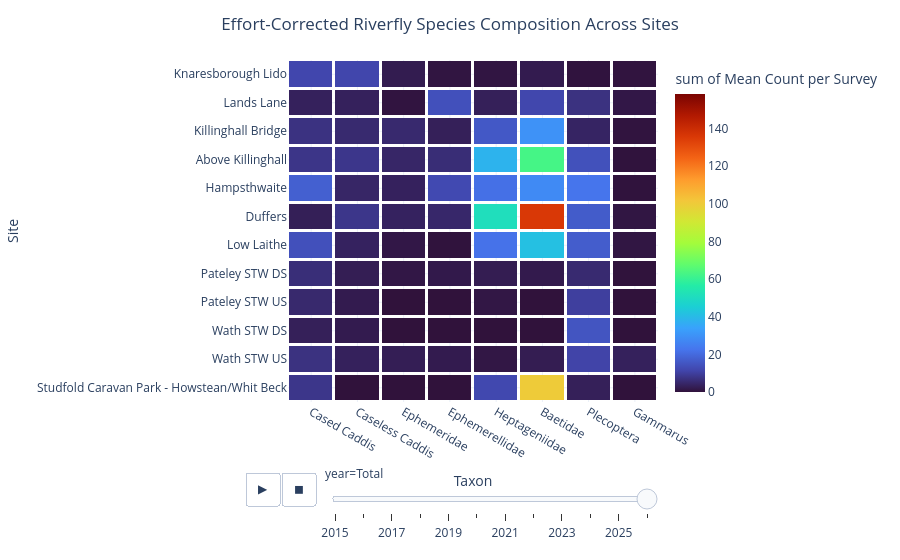

The notebook cell this image was saved under:
### Markdown cell above
#### 2.3.2 Visualising Species Differences Between Sites

This subsection describes the methods used to compare riverfly species composition across monitoring sites along the River Nidd, taking into account differences in survey effort and temporal coverage. To control for variation in survey frequency, raw counts of each taxon were converted to mean counts per survey. For each site 𝑠 and year 𝑦, the mean count of taxon 𝑖 was calculated as:

$$
\mathrm{Mean\ Count}_{s,y,i} =
\frac{\mathrm{Count\ of\ taxon\ } i \text{ at site } s \text{ in year } y}{\text{Number of surveys at site } s \text{ in year } y}
$$

This adjustment ensures that sites with more surveys do not appear artificially more abundant, providing a fair comparison of species presence and dominance across sites and years. To capture both temporal trends and overall site composition:
- Mean counts were calculated for each year individually (2015–2025).
- A “Total” frame was computed by averaging across all surveys at each site over the full time period.
- All site × year × taxon combinations were included, so that taxa absent in some years or sites are represented as zero counts. This preserves the spatial and temporal structure of the dataset.

This approach allows clear visual identification of spatial patterns, species dominance, and between-site variation, forming the foundation for downstream analysis of sensitive vs. tolerant taxa, site clusters, and potential impacts of anthropogenic pressures.ysis.

### Code cell
global_min = species_long["Mean Count per Survey"].min()
global_max = species_long["Mean Count per Survey"].max()

# --- Hydrological upstream → downstream order (full names) ---
hydro_order_full = [
    "Studfold Caravan Park - Howstean/Whit Beck",
    "Wath STW US",
    "Wath STW DS",
    "Pateley STW US",
    "Pateley STW DS",
    "Low Laithe",
    "Duffers",
    "Hampsthwaite",
    "Above Killinghall",
    "Killinghall Bridge",
    "Lands Lane",
    "Knaresborough Lido"
]

# --- Species columns ---
species_cols = [
    'count_cased_caddis', 'count_caseless_caddis',
    'count_mayfly_(ephemeridae)', 'count_blue-winged_olive_(ephemerellidae)',
    'count_flat-bodied_stone_clinger_(heptageniidae)',
    'count_olives_(baetidae)', 'count_stoneflies_(plecoptera)',
    'count_freshwater_shrimp'
]

# --- Add year column ---
df_nidd['year'] = df_nidd['recorded_date'].dt.year

# --- Ensure site is categorical in hydrological order ---
df_nidd['site'] = pd.Categorical(df_nidd['site'], categories=hydro_order_full, ordered=True)

# --- Compute mean counts per survey per site per year ---
species_per_year = (
    df_nidd.groupby(['site', 'year'], observed=False)[species_cols]
    .sum()
    .div(df_nidd.groupby(['site', 'year'], observed=False).size(), axis=0)
    .reset_index()
)

# --- Compute total across all years ---
species_total = (
    df_nidd.groupby('site', observed=False)[species_cols]
    .sum()
    .div(df_nidd.groupby('site', observed=False).size(), axis=0)
    .reset_index()
)
species_total['year'] = 'Total'

# --- Combine per-year and total ---
species_all = pd.concat([species_per_year, species_total], ignore_index=True)

# --- Rename taxa for readability ---
rename_taxa = {
    'count_cased_caddis': 'Cased Caddis',
    'count_caseless_caddis': 'Caseless Caddis',
    'count_mayfly_(ephemeridae)': 'Ephemeridae',
    'count_blue-winged_olive_(ephemerellidae)': 'Ephemerellidae',
    'count_flat-bodied_stone_clinger_(heptageniidae)': 'Heptageniidae',
    'count_olives_(baetidae)': 'Baetidae',
    'count_stoneflies_(plecoptera)': 'Plecoptera',
    'count_freshwater_shrimp': 'Gammarus'
}
species_all = species_all.rename(columns=rename_taxa)
species_cols_readable = list(rename_taxa.values())

# --- Melt to long format ---
species_long = species_all.melt(
    id_vars=['site', 'year'],
    value_vars=species_cols_readable,
    var_name='Taxon',
    value_name='Mean Count per Survey'
)

# --- Create full site × year × taxon grid ---
sites = hydro_order_full
years = [str(y) for y in range(2015, 2026)] + ['Total']
taxa = species_cols_readable

full_grid = pd.MultiIndex.from_product(
    [sites, years, taxa],
    names=['site', 'year', 'Taxon']
).to_frame(index=False)

# --- Merge actual data, fill missing with 0 ---
species_long['year'] = species_long['year'].astype(str)
species_long = pd.merge(
    full_grid, species_long,
    on=['site', 'year', 'Taxon'],
    how='left'
)
species_long['Mean Count per Survey'] = species_long['Mean Count per Survey'].fillna(0)

# --- Set categorical orders for plotting ---
species_long['site'] = pd.Categorical(species_long['site'], categories=hydro_order_full, ordered=True)
species_long['year'] = pd.Categorical(species_long['year'], categories=years, ordered=True)
species_long['Taxon'] = pd.Categorical(species_long['Taxon'], categories=taxa, ordered=True)

fig = px.density_heatmap(
    species_long,
    x='Taxon',
    y='site',
    z='Mean Count per Survey',
    animation_frame='year',
    color_continuous_scale='Turbo',
    range_color=[global_min, global_max],
    text_auto=False,
    labels={'site':'Site', 'Taxon':'Taxon', 'Mean Count per Survey':'Mean Count per Survey'}
)

fig.update_traces(
    xgap=3,
    ygap=3,
    hovertemplate="<b>Site:</b> %{y}<br><b>Taxon:</b> %{x}<br><b>Mean count per survey:</b> %{z:.2f}<extra></extra>"
)

fig.update_layout(
    title=dict(text="Effort-Corrected Riverfly Species Composition Across Sites", x=0.5),
    xaxis_title="Taxon",
    yaxis_title="Site",
    template="plotly_white",
    font=dict(size=12),
    height=50 * len(hydro_order_full),
    margin=dict(b=150)
)

fig.show()

### Figure 1 — Plotly figure (JSON) as saved in the notebook; plotly's stock layout.template omitted (floating-point values rounded to 4 significant figures)
{"data": [{"coloraxis": "coloraxis", "histfunc": "sum", "hovertemplate": "year=Total<br>Taxon=%{x}<br>Site=%{y}<br>sum of Mean Count per Survey=%{z}<extra></extra>", "name": "", "type": "histogram2d", "x": ["Cased Caddis", "Caseless Caddis", "Ephemeridae", "Ephemerellidae", "Heptageniidae", "Baetidae", "Plecoptera", "Gammarus", "Cased Caddis", "Caseless Caddis", "Ephemeridae", "Ephemerellidae", "Heptageniidae", "Baetidae", "Plecoptera", "Gammarus", "Cased Caddis", "Caseless Caddis", "Ephemeridae", "Ephemerellidae", "Heptageniidae", "Baetidae", "Plecoptera", "Gammarus", "Cased Caddis", "Caseless Caddis", "Ephemeridae", "Ephemerellidae", "Heptageniidae", "Baetidae", "Plecoptera", "Gammarus", "Cased Caddis", "Caseless Caddis", "Ephemeridae", "Ephemerellidae", "Heptageniidae", "Baetidae", "Plecoptera", "Gammarus", "Cased Caddis", "Caseless Caddis", "Ephemeridae", "Ephemerellidae", "Heptageniidae", "Baetidae", "Plecoptera", "Gammarus", "Cased Caddis", "Caseless Caddis", "Ephemeridae", "Ephemerellidae", "Heptageniidae", "Baetidae", "Plecoptera", "Gammarus", "Cased Caddis", "Caseless Caddis", "Ephemeridae", "Ephemerellidae", "Heptageniidae", "Baetidae", "Plecoptera", "Gammarus", "Cased Caddis", "Caseless Caddis", "Ephemeridae", "Ephemerellidae", "Heptageniidae", "Baetidae", "Plecoptera", "Gammarus", "Cased Caddis", "Caseless Caddis", "Ephemeridae", "Ephemerellidae", "Heptageniidae", "Baetidae", "Plecoptera", "Gammarus", "Cased Caddis", "Caseless Caddis", "Ephemeridae", "Ephemerellidae", "Heptageniidae", "Baetidae", "Plecoptera", "Gammarus", "Cased Caddis", "Caseless Caddis", "Ephemeridae", "Ephemerellidae", "Heptageniidae", "Baetidae", "Plecoptera", "Gammarus"], "xaxis": "x", "xbingroup": "x", "xgap": 3, "y": ["Studfold Caravan Park - Howstean/Whit Beck", "Studfold Caravan Park - Howstean/Whit Beck", "Studfold Caravan Park - Howstean/Whit Beck", "Studfold Caravan Park - Howstean/Whit Beck", "Studfold Caravan Park - Howstean/Whit Beck", "Studfold Caravan Park - Howstean/Whit Beck", "Studfold Caravan Park - Howstean/Whit Beck", "Studfold Caravan Park - Howstean/Whit Beck", "Wath STW US", "Wath STW US", "Wath STW US", "Wath STW US", "Wath STW US", "Wath STW US", "Wath STW US", "Wath STW US", "Wath STW DS", "Wath STW DS", "Wath STW DS", "Wath STW DS", "Wath STW DS", "Wath STW DS", "Wath STW DS", "Wath STW DS", "Pateley STW US", "Pateley STW US", "Pateley STW US", "Pateley STW US", "Pateley STW US", "Pateley STW US", "Pateley STW US", "Pateley STW US", "Pateley STW DS", "Pateley STW DS", "Pateley STW DS", "Pateley STW DS", "Pateley STW DS", "Pateley STW DS", "Pateley STW DS", "Pateley STW DS", "Low Laithe", "Low Laithe", "Low Laithe", "Low Laithe", "Low Laithe", "Low Laithe", "Low Laithe", "Low Laithe", "Duffers", "Duffers", "Duffers", "Duffers", "Duffers", "Duffers", "Duffers", "Duffers", "Hampsthwaite", "Hampsthwaite", "Hampsthwaite", "Hampsthwaite", "Hampsthwaite", "Hampsthwaite", "Hampsthwaite", "Hampsthwaite", "Above Killinghall", "Above Killinghall", "Above Killinghall", "Above Killinghall", "Above Killinghall", "Above Killinghall", "Above Killinghall", "Above Killinghall", "Killinghall Bridge", "Killinghall Bridge", "Killinghall Bridge", "Killinghall Bridge", "Killinghall Bridge", "Killinghall Bridge", "Killinghall Bridge", "Killinghall Bridge", "Lands Lane", "Lands Lane", "Lands Lane", "Lands Lane", "Lands Lane", "Lands Lane", "Lands Lane", "Lands Lane", "Knaresborough Lido", "Knaresborough Lido", "Knaresborough Lido", "Knaresborough Lido", "Knaresborough Lido", "Knaresborough Lido", "Knaresborough Lido", "Knaresborough Lido"], "yaxis": "y", "ybingroup": "y", "ygap": 3, "z": [8, 0, 0, 0, 12, 100, 3, 0, 7, 3.333, 2.667, 2, 1, 2.333, 11, 3.333, 3, 2, 0, 0, 0, 0, 15, 0, 5, 2, 0, 0, 1, 0, 10, 0, 6.167, 2.556, 1.111, 1.611, 2.333, 1.778, 5.333, 0.1111, 14, 3.6, 1.2, 0.2, 22, 41.4, 17, 0.8, 2.8, 8, 3.6, 4.7, 51.1, 135.7, 16.7, 0.8, 17.72, 4.383, 3.417, 12.32, 21.45, 27.78, 22.53, 0.1667, 7.815, 8.062, 4.462, 5.923, 38.28, 62.72, 14.03, 0.1846, 7.045, 5.273, 5.182, 3, 15.86, 30, 4.045, 0.3636, 3.333, 3.333, 0.5, 14, 3, 11.67, 7, 1.167, 11.57, 11.43, 2.143, 0.5714, 0.7143, 2, 0.2857, 0.4286]}], "layout": {"autosize": true, "coloraxis": {"cmax": 158.3, "cmin": 0, "colorbar": {"title": {"text": "sum of Mean Count per Survey"}}, "colorscale": [[0, "#30123b"], [0.07143, "#4145ab"], [0.1429, "#4675ed"], [0.2143, "#39a2fc"], [0.2857, "#1bcfd4"], [0.3571, "#24eca6"], [0.4286, "#61fc6c"], [0.5, "#a4fc3b"], [0.5714, "#d1e834"], [0.6429, "#f3c63a"], [0.7143, "#fe9b2d"], [0.7857, "#f36315"], [0.8571, "#d93806"], [0.9286, "#b11901"], [1, "#7a0402"]]}, "font": {"size": 12}, "legend": {"tracegroupgap": 0}, "margin": {"b": 150, "t": 60}, "sliders": [{"active": 11, "currentvalue": {"prefix": "year="}, "len": 0.9, "pad": {"b": 10, "t": 60}, "steps": [{"args": [["2015"], {"frame": {"duration": 0, "redraw": true}, "fromcurrent": true, "mode": "immediate", "transition": {"duration": 0, "easing": "linear"}}], "label": "2015", "method": "animate"}, {"args": [["2016"], {"frame": {"duration": 0, "redraw": true}, "fromcurrent": true, "mode": "immediate", "transition": {"duration": 0, "easing": "linear"}}], "label": "2016", "method": "animate"}, {"args": [["2017"], {"frame": {"duration": 0, "redraw": true}, "fromcurrent": true, "mode": "immediate", "transition": {"duration": 0, "easing": "linear"}}], "label": "2017", "method": "animate"}, {"args": [["2018"], {"frame": {"duration": 0, "redraw": true}, "fromcurrent": true, "mode": "immediate", "transition": {"duration": 0, "easing": "linear"}}], "label": "2018", "method": "animate"}, {"args": [["2019"], {"frame": {"duration": 0, "redraw": true}, "fromcurrent": true, "mode": "immediate", "transition": {"duration": 0, "easing": "linear"}}], "label": "2019", "method": "animate"}, {"args": [["2020"], {"frame": {"duration": 0, "redraw": true}, "fromcurrent": true, "mode": "immediate", "transition": {"duration": 0, "easing": "linear"}}], "label": "2020", "method": "animate"}, {"args": [["2021"], {"frame": {"duration": 0, "redraw": true}, "fromcurrent": true, "mode": "immediate", "transition": {"duration": 0, "easing": "linear"}}], "label": "2021", "method": "animate"}, {"args": [["2022"], {"frame": {"duration": 0, "redraw": true}, "fromcurrent": true, "mode": "immediate", "transition": {"duration": 0, "easing": "linear"}}], "label": "2022", "method": "animate"}, {"args": [["2023"], {"frame": {"duration": 0, "redraw": true}, "fromcurrent": true, "mode": "immediate", "transition": {"duration": 0, "easing": "linear"}}], "label": "2023", "method": "animate"}, {"args": [["2024"], {"frame": {"duration": 0, "redraw": true}, "fromcurrent": true, "mode": "immediate", "transition": {"duration": 0, "easing": "linear"}}], "label": "2024", "method": "animate"}, {"args": [["2025"], {"frame": {"duration": 0, "redraw": true}, "fromcurrent": true, "mode": "immediate", "transition": {"duration": 0, "easing": "linear"}}], "label": "2025", "method": "animate"}, {"args": [["Total"], {"frame": {"duration": 0, "redraw": true}, "fromcurrent": true, "mode": "immediate", "transition": {"duration": 0, "easing": "linear"}}], "label": "Total", "method": "animate"}], "x": 0.1, "xanchor": "left", "y": 0, "yanchor": "top"}], "title": {"text": "Effort-Corrected Riverfly Species Composition Across Sites", "x": 0.5}, "updatemenus": [{"active": 0, "buttons": [{"args": [null, {"frame": {"duration": 500, "redraw": true}, "fromcurrent": true, "mode": "immediate", "transition": {"duration": 500, "easing": "linear"}}], "label": "&#9654;", "method": "animate"}, {"args": [[null], {"frame": {"duration": 0, "redraw": true}, "fromcurrent": true, "mode": "immediate", "transition": {"duration": 0, "easing": "linear"}}], "label": "&#9724;", "method": "animate"}], "direction": "left", "pad": {"r": 10, "t": 70}, "showactive": false, "type": "buttons", "x": 0.1, "xanchor": "right", "y": 0, "yanchor": "top"}], "xaxis": {"anchor": "y", "autorange": true, "domain": [0, 1], "range": [-0.5, 7.5], "title": {"text": "Taxon"}, "type": "category"}, "yaxis": {"anchor": "x", "autorange": true, "domain": [0, 1], "range": [-0.5, 11.5], "title": {"text": "Site"}, "type": "category"}}}
